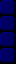

A 2D game scene composited from a Tiled map and its tileset images. What follows is a short description and the map's XML, with every tile layer's data as written:
An orthogonal 1x4 tile map with 16x16 px tiles, 1 tile layer (tiles layer).

<map version="1.10" tiledversion="1.11.0" orientation="orthogonal" renderorder="right-down" width="1" height="4" tilewidth="16" tileheight="16" infinite="0" nextlayerid="2" nextobjectid="1">
 <tileset firstgid="1" source="bricks_big.tsx" />
 <layer id="1" name="tiles layer" width="1" height="4">
  <data encoding="csv">
6,
6,
6,
6
</data>
 </layer>
</map>
